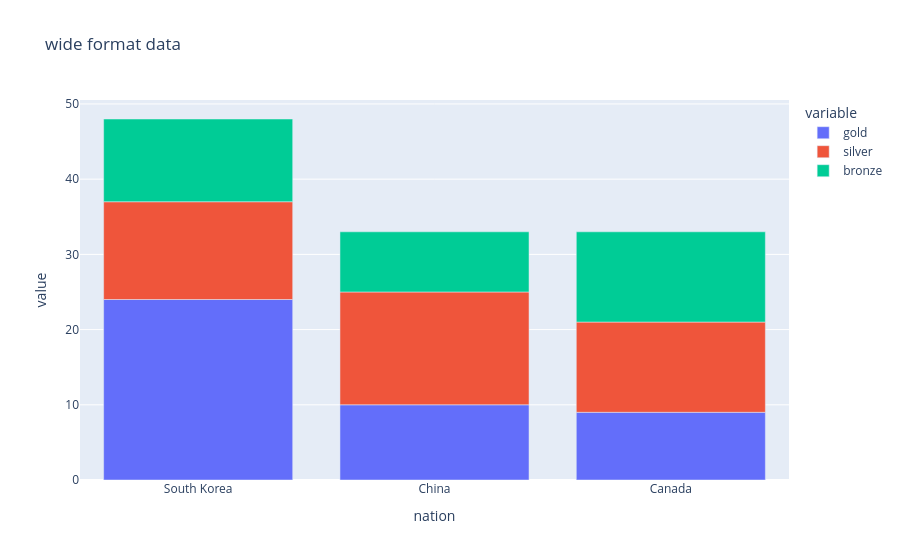

Notebook code cell kept with this figure:
### Code cell
px.bar(wide_data, x="nation", y=["gold","silver","bronze"], title ="wide format data")

### Figure 1 — Plotly figure (JSON) as saved in the notebook; plotly's stock layout.template omitted (floating-point values rounded to 4 significant figures)
{"data": [{"hovertemplate": "variable=gold<br>nation=%{x}<br>value=%{y}<extra></extra>", "legendgroup": "gold", "marker": {"color": "#636efa", "pattern": {"shape": ""}}, "name": "gold", "orientation": "v", "showlegend": true, "textposition": "auto", "type": "bar", "x": ["South Korea", "China", "Canada"], "xaxis": "x", "y": [24, 10, 9], "yaxis": "y"}, {"hovertemplate": "variable=silver<br>nation=%{x}<br>value=%{y}<extra></extra>", "legendgroup": "silver", "marker": {"color": "#EF553B", "pattern": {"shape": ""}}, "name": "silver", "orientation": "v", "showlegend": true, "textposition": "auto", "type": "bar", "x": ["South Korea", "China", "Canada"], "xaxis": "x", "y": [13, 15, 12], "yaxis": "y"}, {"hovertemplate": "variable=bronze<br>nation=%{x}<br>value=%{y}<extra></extra>", "legendgroup": "bronze", "marker": {"color": "#00cc96", "pattern": {"shape": ""}}, "name": "bronze", "orientation": "v", "showlegend": true, "textposition": "auto", "type": "bar", "x": ["South Korea", "China", "Canada"], "xaxis": "x", "y": [11, 8, 12], "yaxis": "y"}], "layout": {"barmode": "relative", "legend": {"title": {"text": "variable"}, "tracegroupgap": 0}, "title": {"text": "wide format data"}, "xaxis": {"anchor": "y", "domain": [0, 1], "title": {"text": "nation"}}, "yaxis": {"anchor": "x", "domain": [0, 1], "title": {"text": "value"}}}}
